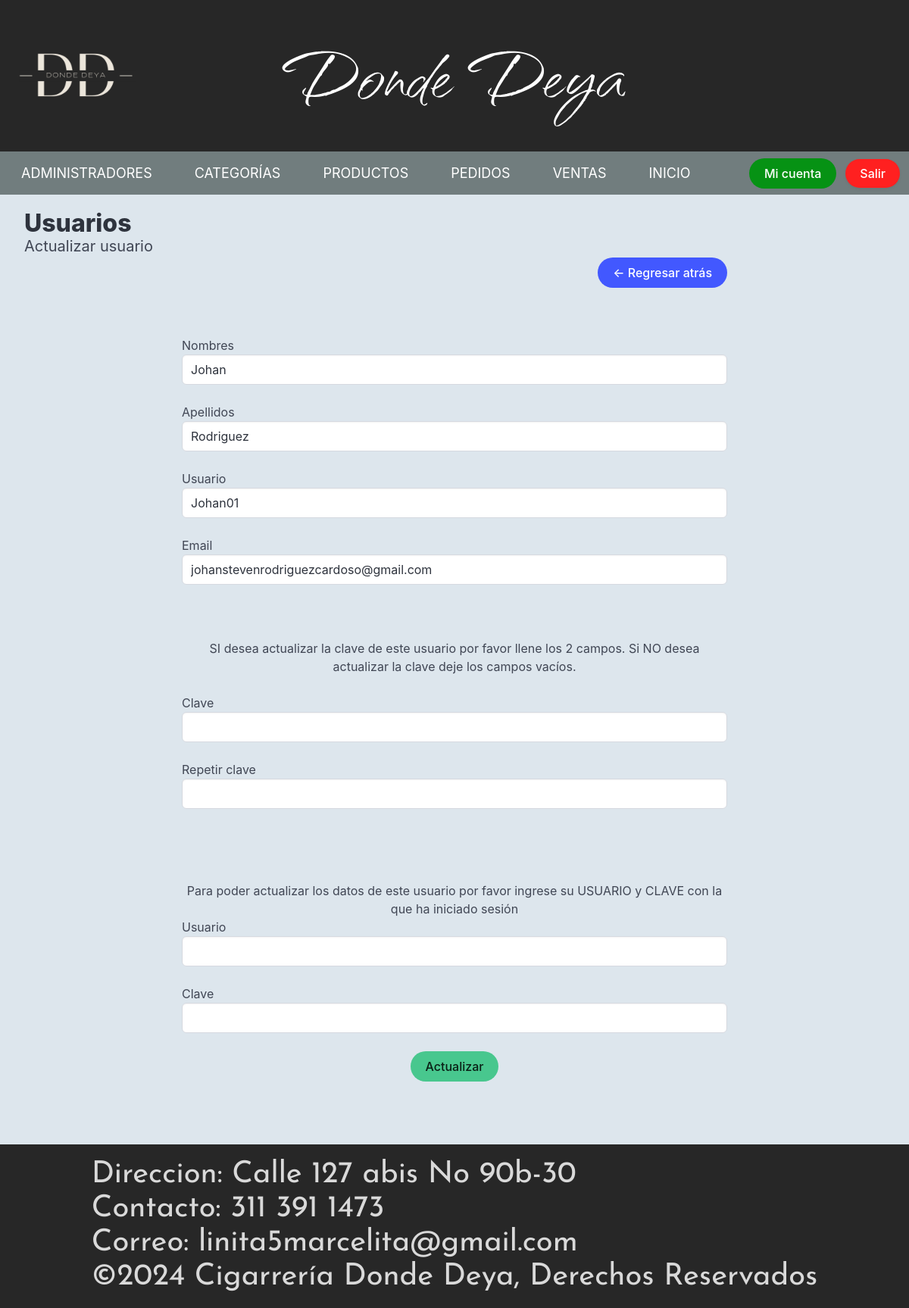
Page /index.php?vista=user_update&user_id_up=2 (signed in) on the committed database.
### tables this page shows
CREATE TABLE `usuario` (
  `usuario_id` int(10) NOT NULL,
  `usuario_nombre` varchar(40) NOT NULL,
  `usuario_apellido` varchar(40) NOT NULL,
  `usuario_usuario` varchar(20) NOT NULL,
  `usuario_clave` varchar(200) NOT NULL,
  `usuario_email` varchar(70) NOT NULL,
  `usuario_rol` int(2) NOT NULL,
  `usuario_activo` int(2) NOT NULL,
  `usuario_token` varchar(255) NOT NULL,
  `usuario_token_expiration` datetime DEFAULT NULL
);

### index.php (called while the page is built, shortened)
<?php
$controller = new MainController();
$controller->handleRequest();
?>

### modelo/Utils.php (called while the page is built, shortened)
<?php
class Utils {
    public static function limpiar_cadena($cadena) {
        $cadena = trim($cadena);
        $cadena = stripslashes($cadena);
        $cadena = str_ireplace([
            "<script>", "</script>", "<script src", "<script type=",
            "SELECT * FROM", "DELETE FROM", "INSERT INTO", "DROP TABLE",
            "DROP DATABASE", "TRUNCATE TABLE", "SHOW TABLES;", "SHOW DATABASES;",
            "<?php", "?>", "--", "^", "<", "[", "]", "==", ";", "::"
        ], "", $cadena);
        return trim($cadena);
    }
}

### vistas/user_update.php (the view, shortened to what this page needs)
<?php
	 require_once "./modelo/Utils.php";
    $id = (isset($_GET['user_id_up'])) ? $_GET['user_id_up'] : 0;
    $id=Utils::limpiar_cadena($id);
?>
<div class="container is-fluid mb-6">
	<?php if($id==$_SESSION['id']){ ?>
		<h1 class="title">Mi cuenta</h1>
		<h2 class="subtitle">Actualizar datos de cuenta</h2>
	<?php }else{ ?>
		<h1 class="title">Usuarios</h1>
		<h2 class="subtitle">Actualizar usuario</h2>
	<?php } ?>
</div>
<div class="container pb-6 pt-6">
	<?php
		include "./inc/btn_back.php";
    	$check_usuario=Utils::conexion();
    	$check_usuario=$check_usuario->query("SELECT * FROM usuario WHERE usuario_id='$id'");
        if($check_usuario->rowCount()>0){
        	$datos=$check_usuario->fetch();
	?>
	<form action="./php/usuario_actualizar.php" method="POST" class="FormularioAjax" autocomplete="off" >
		<div class="columns">
		  	<div class="column">
		    	<div class="control">
					<label>Nombres</label>
				  	<input class="input" type="text" name="usuario_nombre" pattern="[a-zA-ZáéíóúÁÉÍÓÚñÑ ]{3,40}" maxlength="40" required value="<?php echo $datos['usuario_nombre']; ?>" >
				</div>
		  	</div>
		  	<div class="column">
		    	<div class="control">
					<label>Apellidos</label>
				  	<input class="input" type="text" name="usuario_apellido" pattern="[a-zA-ZáéíóúÁÉÍÓÚñÑ ]{3,40}" maxlength="40" required value="<?php echo $datos['usuario_apellido']; ?>" >
				</div>
		  	</div>
		</div>
		<div class="columns">
		  	<div class="column">
		    	<div class="control">
					<label>Usuario</label>
				  	<input class="input" type="text" name="usuario_usuario" pattern="[a-zA-Z0-9]{4,20}" maxlength="20" required value="<?php echo $datos['usuario_usuario']; ?>" >
				</div>
		  	</div>
		  	<div class="column">
		    	<div class="control">
					<label>Email</label>
				  	<input class="input" type="email" name="usuario_email" maxlength="70" value="<?php echo $datos['usuario_email']; ?>" >
				</div>
		  	</div>
		</div>
		<br><br>
		<p class="has-text-centered">
			SI desea actualizar la clave de este usuario por favor llene los 2 campos. Si NO desea actualizar la clave deje los campos vacíos.
		</p>
		<br>
		<div class="columns">
			<div class="column">
		    	<div class="control">
					<label>Clave</label>
				  	<input class="input" type="password" name="usuario_clave_1" pattern="[a-zA-Z0-9$@.-]{7,100}" maxlength="100" >
				</div>
		  	</div>
		  	<div class="column">
		    	<div class="control">
					<label>Repetir clave</label>
				  	<input class="input" type="password" name="usuario_clave_2" pattern="[a-zA-Z0-9$@.-]{7,100}" maxlength="100" >
				</div>
		  	</div>
		</div>
		<br><br><br>
		<p class="has-text-centered">
			Para poder actualizar los datos de este usuario por favor ingrese su USUARIO y CLAVE con la que ha iniciado sesión
		</p>
		<div class="columns">
		  	<div class="column">
		    	<div class="control">
					<label>Usuario</label>
				  	<input class="input" type="text" name="administrador_usuario" pattern="[a-zA-Z0-9]{4,20}" maxlength="20" required >
				</div>
		  	</div>
		  	<div class="column">
		    	<div class="control">
					<label>Clave</label>
				  	<input class="input" type="password" name="administrador_clave" pattern="[a-zA-Z0-9$@.-]{7,100}" maxlength="100" required >
				</div>
		  	</div>
		</div>
		<p class="has-text-centered">
			<button type="submit" class="button is-success is-rounded">Actualizar</button>
		</p>
	</form>
	<?php
		}else{
			include "./inc/error_alert.php";
		}
	?>
</div>
<?php require_once "./inc/footer.php"; ?>

### css/estilos2.css (style rules this page uses)
.container.is-fluid { margin-top: 20px; }
.control { position: relative; }
.input { width: 100%; padding: 10px; border: 1px solid #ddd; border-radius: 4px; font-size: 1em; color: #333; box-sizing: border-box; }
.columns { display: flex; flex-direction: column; }
.container.pb-6.pt-6 { margin: 4px auto; position: relative; width: 60%; margin-top: -110px; }

### rows in the picture
usuario: usuario_nombre "Johan", usuario_apellido "Rodriguez", usuario_usuario "Johan01", usuario_email "johanstevenrodriguezcardoso@gmail.com"
